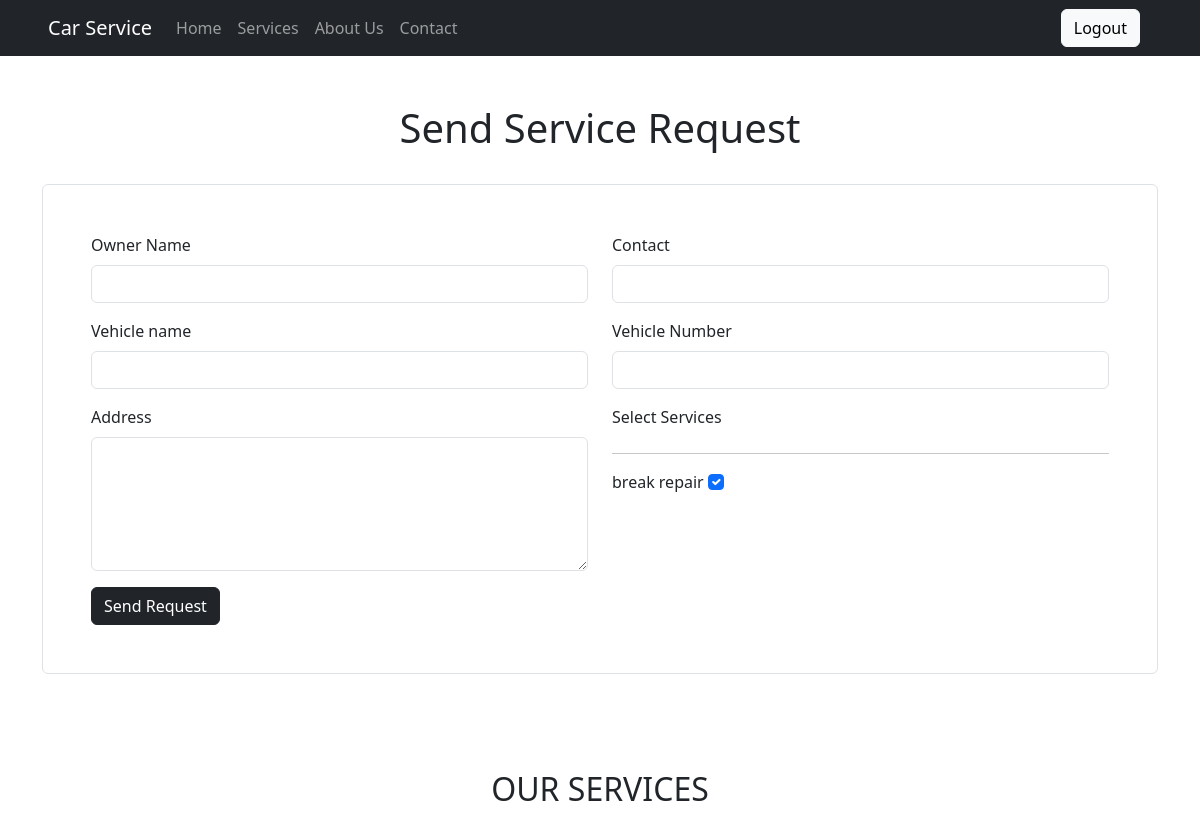
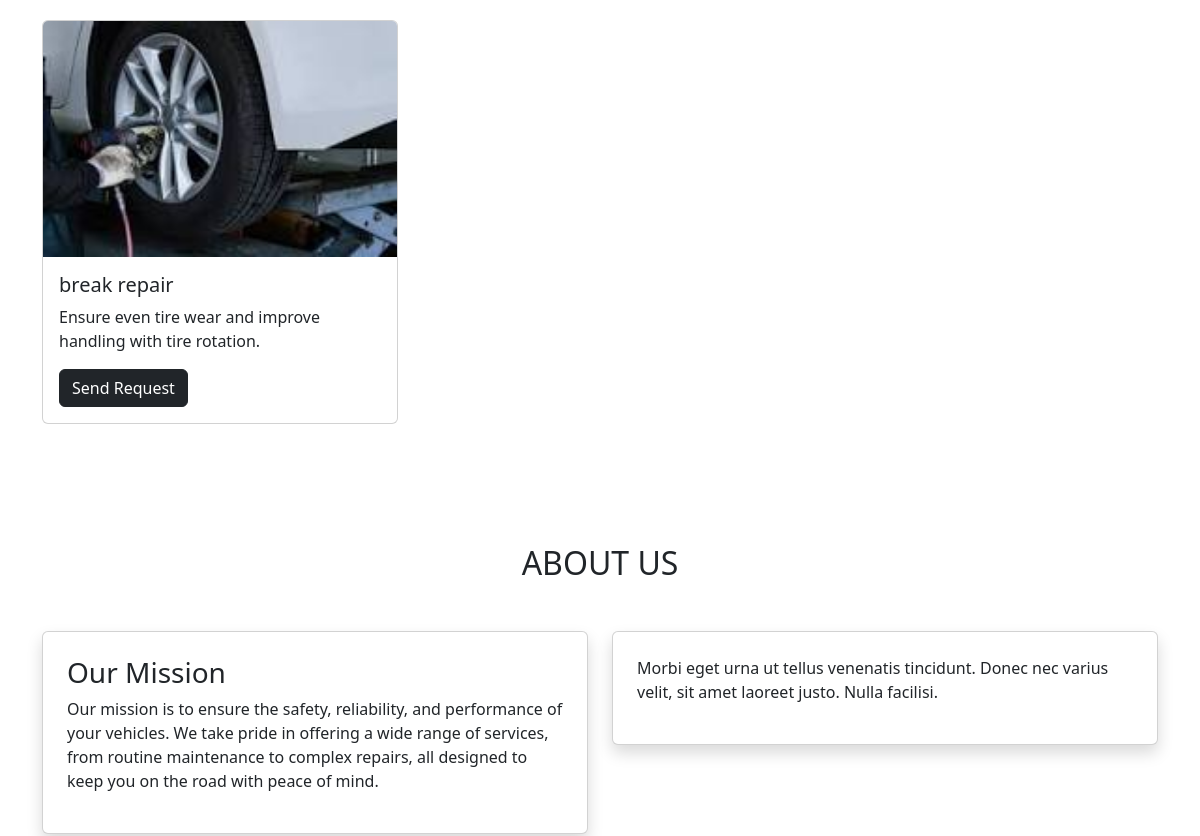
The app's page /send_req.php (signed in, upper part), older data (2 pictures, top to bottom).
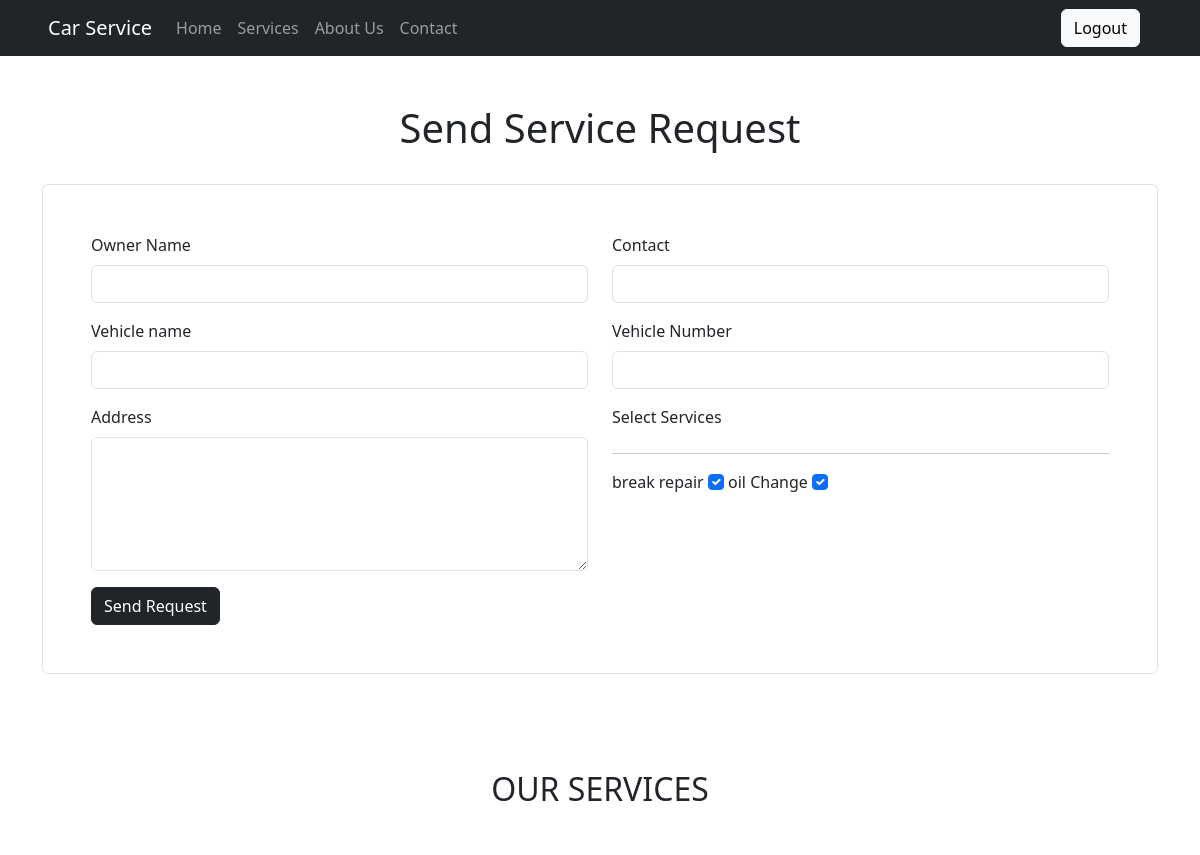
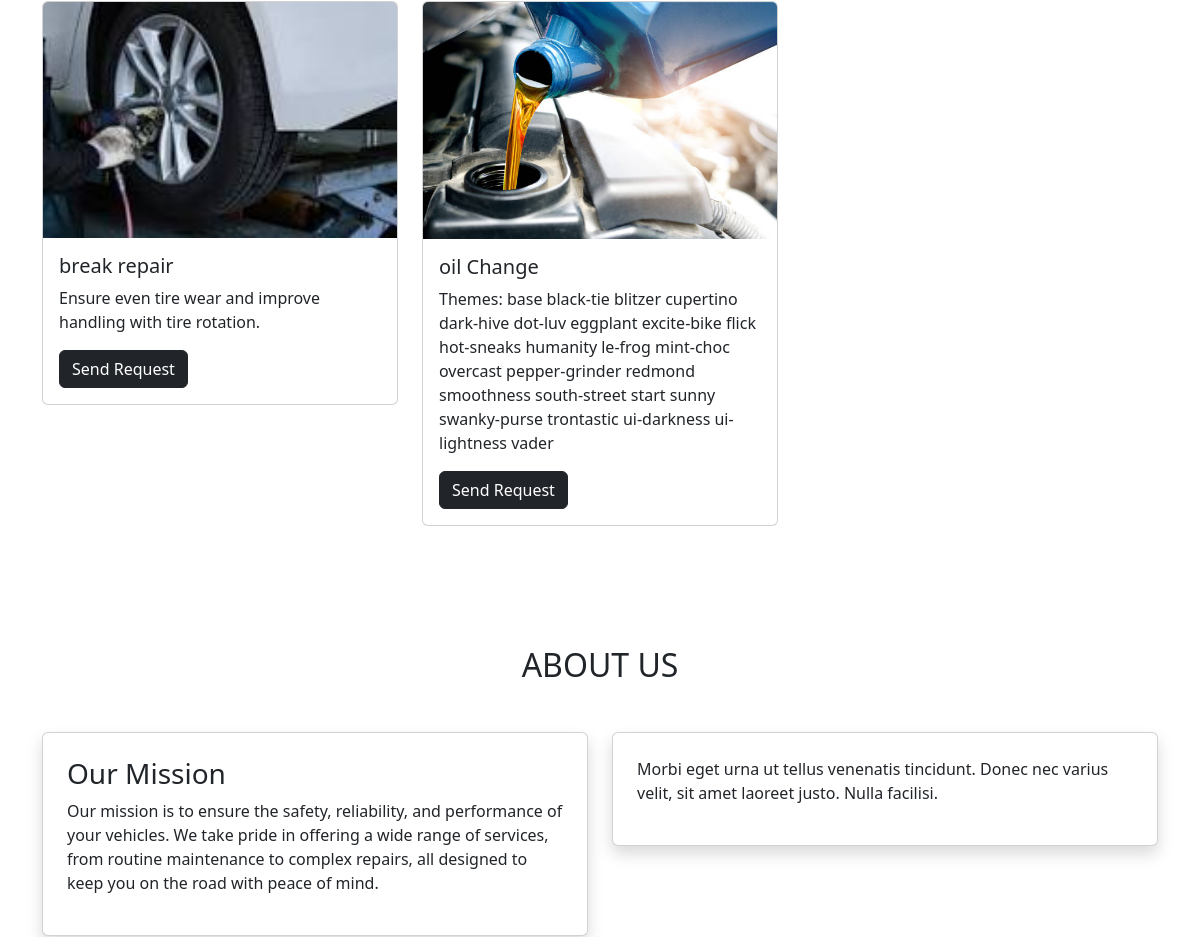
The same page, newer data (2 pictures, top to bottom).
### tables this page shows
CREATE TABLE `services` (
  `sid` int(11) NOT NULL,
  `sname` varchar(100) NOT NULL,
  `image` varchar(100) NOT NULL,
  `serviceDesc` varchar(10000) NOT NULL,
  `isActive` tinyint(1) NOT NULL,
  `price` int(11) NOT NULL
);

### send_req.php (the view, shortened to what the changed rows need)
<?php
require 'connection.php';
?>
<!DOCTYPE html>
<html lang="en">
<head>
    <link rel="stylesheet" href="./css/bootstrap.min.css">
</head>
<body>
    <div class="send-service-req py-5">
        <div class="container">
            <div class="row">
                <div class="col-12 text-center mb-4">
                    <h1>Send Service Request</h1>
                </div>
            </div>
            <form method="post" class="border p-5 rounded">
                <div class="row">
                    <div class="col-6">
                        <div class="mb-3">
                            <label for="vnumber" class="form-label">Select Services</label>
                            <hr>
                            <?php
                                $qry="select * from services where isActive=1";
                                $result=mysqli_query($conn,$qry) or die('Not come');
                                while($r=mysqli_fetch_assoc($result)):
                            ?>
                            <label for="<?php echo $r['sname']?>"><?php echo $r['sname']?></label>
                            <input type="checkbox" class="form-check-input" id="<?php echo $r['sname']?>"
                                name="services[]" value="<?php echo $r['sname']?>" checked>
                            <?php endwhile;?>
                        </div>
                    </div>
                </div>
            </form>
        </div>
    </div>
    <?php include './inc/footer.php'?>
</body>
</html>

### inc/footer.php (shortened to what the changed rows need)
<div class="services py-5" id="service">
    <div class="container">
        <h2 class="text-center mb-5">OUR SERVICES</h2>
        <div class="row">
            <?php
            $qry = "select * from services where isActive='1'";
            $result = mysqli_query($conn, $qry);
            while ($r = mysqli_fetch_assoc($result)) {
            ?>
            <div class="col-md-4 mb-4">
                <div class="card">
                    <img src=".<?php echo $r['image']?>" class="card-img-top" alt="Service 1">
                    <div class="card-body">
                        <h5 class="card-title"><?php echo $r['sname']?></h5>
                        <p class="card-text"><?php echo $r['serviceDesc']?></p>
                        <a href="send_req.php" class="btn btn-dark">Send Request</a>
                    </div>
                </div>
            </div>
            <?php
            }
            ?>
        </div>
    </div>
</div>
<div class="about py-5" id="aboutus">
    <div class="container">
        <h2 class="text-center mb-5">ABOUT US</h2>
    </div>
</div>

Row changes from the older to the newer data that the page shows:
added services: sname "oil Change", image (picture), serviceDesc "Themes: base black-tie blitzer cupertino dark-hive dot-luv eggplant excite-bike flick hot-sneaks humanity le-frog mint-choc overcast pepper-grinder redmond smoothness south-street start sunny swanky-purse trontastic ui-darkness ui-lightness vader"
